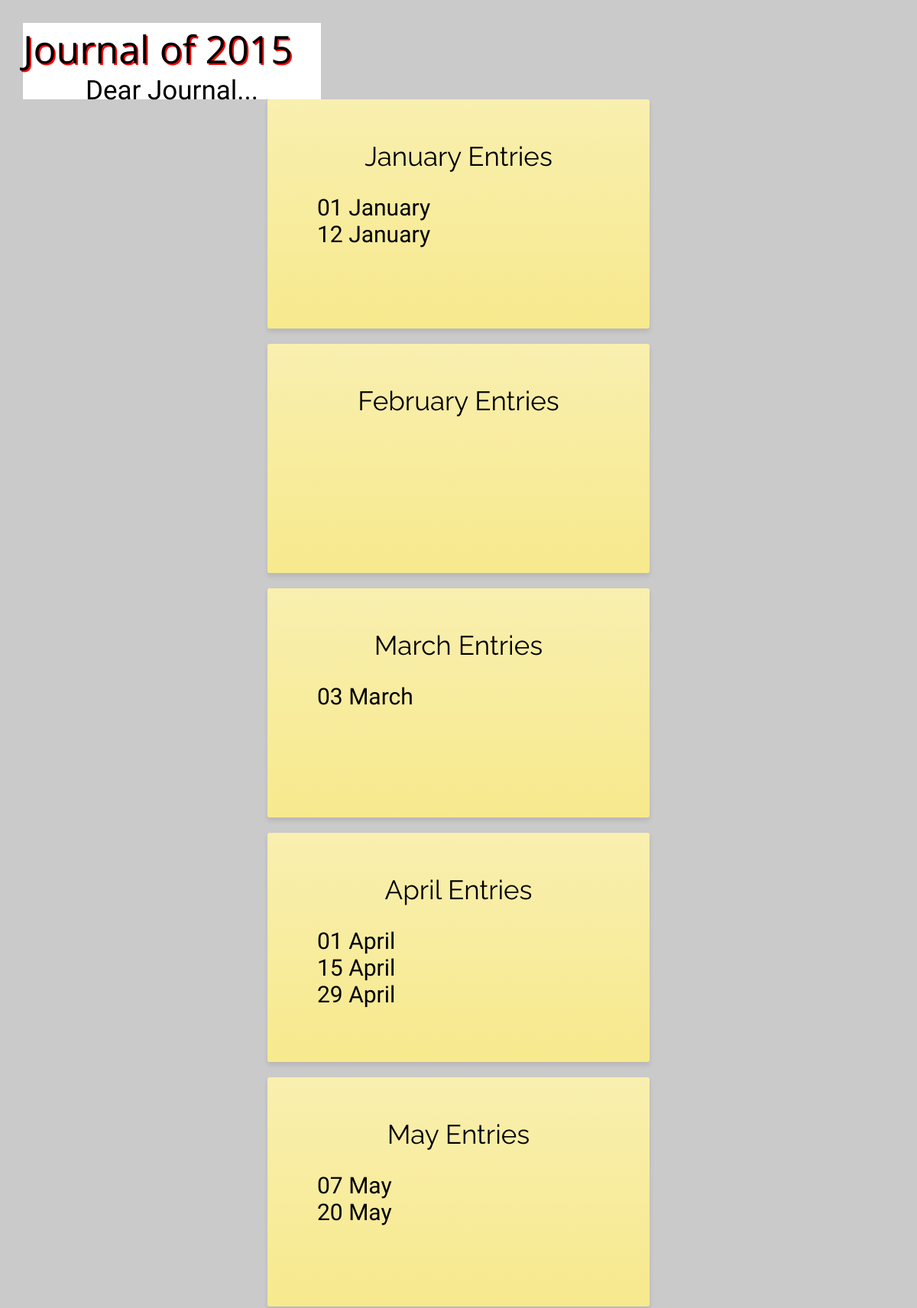
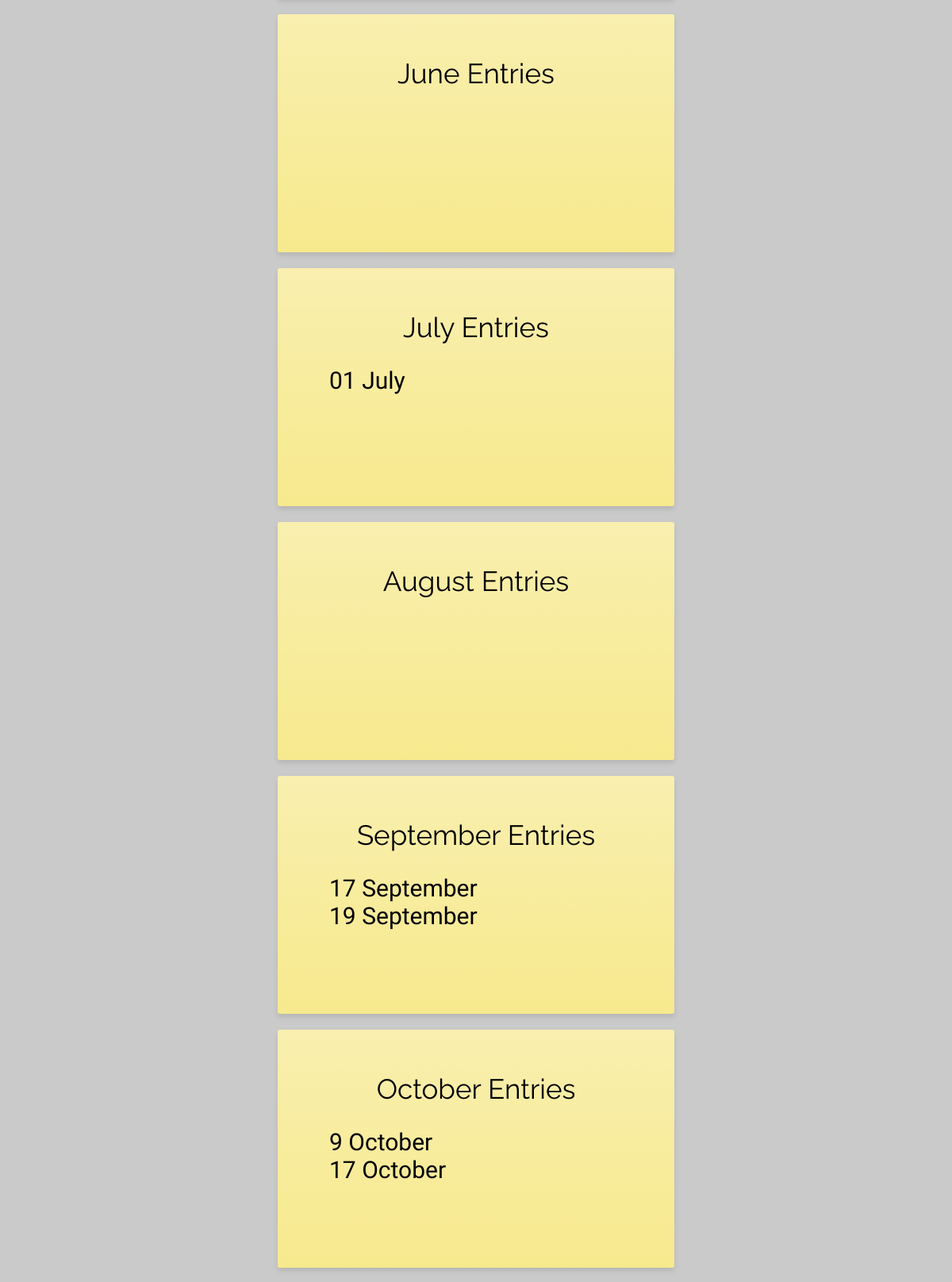
The page /journal/ (upper part) on the database its author committed (2 pictures, top to bottom).
### journal/models.py (models this page shows, shortened)
class Entry(models.Model):
    title = models.CharField(max_length=255)
    Void = ' '
    Jan = 'January'
    Feb = 'February'
    Mar = 'March'
    Apr = 'April'
    May = 'May'
    Jun = 'June'
    Jul = 'July'
    Aug = 'August'
    Sep = 'September'
    Oct = 'October'
    Nov = 'November'
    Dec = 'December'
    month_choices = (
        (Jan, 'January'),
        (Feb, 'February'),
        (Mar, 'March'),
        (Apr, 'April'),
        (May, 'May'),
        (Jun, 'June'),
        (Jul, 'July'),
        (Aug, 'August'),
        (Sep, 'September'),
        (Oct, 'October'),
        (Nov, 'November'),
        (Dec, 'December'),
        (Void, '--'),
    )
    month = models.CharField(max_length=30,
                             choices=month_choices,
                             default=Void)
    day = models.CharField(max_length=2)
    content = models.TextField()

### journal/views.py (the view)
# urls.py: url(r'^journal/$', views.entry_list, name='entry_list'),
def entry_list(request):
    allentries = Entry.objects.all()
    return render(request, 'journal/contents.html', {'entries':allentries})

### journal/templates/journal/contents.html (shortened to what this page needs)
{%load staticfiles%}
<link rel="stylesheet" type="text/css" href="{% static 'journal/contents.css' %}" />
{% block title %}
    <div class= title>
        <h1 class= top>Journal of 2015</h1>
        <h1 class= top2>Dear Journal...</h1>
    </div>
{% endblock %}
{% block content %}
    {% if entries %}
        <div class= month>
            <h2>
                January Entries
            </h2>
            <ul>
                {% for entry in entries %}
                    {% if entry.month == 'January' %}
                        <li id=point>
                            <a href={%url 'detail' entry.id %}>
                                <p>
                                {{entry.day}} {{entry.month}}
                                </p>
                            </a>
                        </li>
                    {% endif %}
                {% endfor %}
            </ul>
        </div>
        <div class= month>
            <h2>
                February Entries
            </h2>
        </div>
        <div class= month>
            <h2>
                March Entries
            </h2>
            <ul>
                {% for entry in entries %}
                    {% if entry.month == 'March' %}
                        <li id=point>
                            <a href={%url 'detail' entry.id %}>
                                <p>
                                {{entry.day}} {{entry.month}}
                                </p>
                            </a>
                        </li>
                    {% endif %}
                {% endfor %}
            </ul>
        </div>
        <div class= month>
            <h2>
                April Entries
            </h2>
            <ul>
                {% for entry in entries %}
                    {% if entry.month == 'April' %}
                        <li id=point>
                            <a href={%url 'detail' entry.id %}>
                                <p>
                                {{entry.day}} {{entry.month}}
                                </p>
                            </a>
                        </li>
                    {% endif %}
                {% endfor %}
            </ul>
        </div>
        <div class= month>
            <h2>
                May Entries
            </h2>
            <ul>
                {% for entry in entries %}
                    {% if entry.month == 'May' %}
                        <li id=point>
                            <a href={%url 'detail' entry.id %}>
                                <p>
                                {{entry.day}} {{entry.month}}
                                </p>
                            </a>
                        </li>
                    {% endif %}
                {% endfor %}
            </ul>
        </div>
        <div class= month>
            <h2>
                June Entries
            </h2>
        </div>
        <div class= month>
            <h2>
                July Entries
            </h2>
            <ul>
                {% for entry in entries %}
                    {% if entry.month == 'July' %}
                        <li id=point>
                            <a href={%url 'detail' entry.id %}>
                                <p>
                                {{entry.day}} {{entry.month}}
                                </p>
                            </a>
                        </li>
                    {% endif %}
                {% endfor %}
            </ul>
        </div>
        <div class= month>
            <h2>
                August Entries
            </h2>
        </div>
        <div class= month>
            <h2>
                September Entries
            </h2>
            <ul>
                {% for entry in entries %}
                    {% if entry.month == 'September' %}
                        <li id=point>
                            <a href={%url 'detail' entry.id %}>
                                <p>
                                {{entry.day}} {{entry.month}}
                                </p>
                            </a>
                        </li>
                    {% endif %}
                {% endfor %}
            </ul>
        </div>
        <div class= month>
            <h2>
                October Entries
            </h2>
            <ul>
                {% for entry in entries %}
                    {% if entry.month == 'October' %}
                        <li id=point>
                            <a href={%url 'detail' entry.id %}>
                                <p>
                                {{entry.day}} {{entry.month}}
                                </p>
                            </a>
                        </li>
                    {% endif %}
                {% endfor %}
            </ul>
        </div>
    {% else %}
        <p>No entries this year.</p>
    {% endif %}
{% endblock %}

### journal/static/journal/contents.css (style rules this page uses)
* { box-sizing:border-box; }
.month { text-align:center; display: block; padding:25px 25px 40px; margin:0 auto 20px auto; width:500px; height:300px; border:0; border-radius:3px; background: -webkit-linear-gradient(#F9EFAF, #F7E98D); background: -moz-linear-gradient(#F9EFAF, #F7E98D); background: -o-linear-gradient(#F9EFAF, #F7E98D); background: -ms-linear-gradient(#F9EFAF, #F7E98D); background: linear-gradient(#F9EFAF, #F7E98D); box-shadow:0 4px 6px rgba(0,0,0,0.1); overflow:hidden; transition:box-shadow 0.5s ease; max-width:1000px; max-height:500px; }
a { text-decoration: none; color: black; }
#point { list-style-type: none; }
.title { width:390px; height:100px; background-color:white; }
h1 { margin: 0; }
.top { text-shadow: 2px 2px #ff0000; text-align: left; font:50px 'Open Sans', sans-serif; }
.top2 { text-align: center; font:35px 'Arizonia', cursive; }
h2 { text-align: center; font:35px 'Raleway', sans-serif; }
p { margin: 0; text-align: left; font:30px 'Indie Flower', cursive; }

### rows shown on the page
Entry: day "01", month "January"
Entry: day "12", month "January"
Entry: day "03", month "March"
Entry: day "01", month "April"
Entry: day "15", month "April"
Entry: day "29", month "April"
Entry: day "07", month "May"
Entry: day "20", month "May"
Entry: day "01", month "July"
Entry: day "17", month "September"
Entry: day "19", month "September"
Entry: day "9", month "October"
Entry: day "17", month "October"
